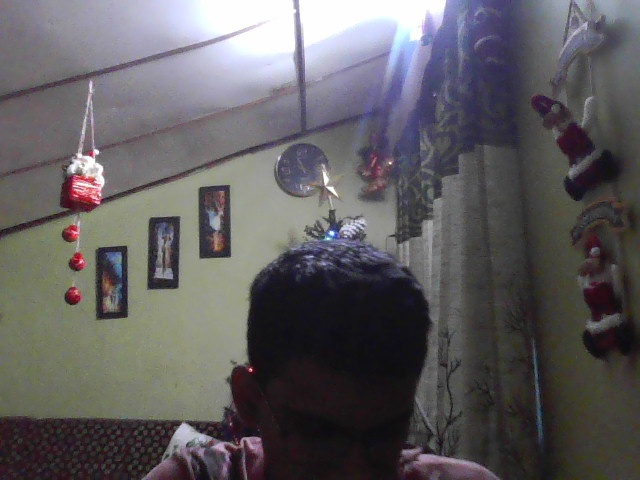
#> input picture images/captured_image.jpg, 640 x 480 px, given in place of the camera
$ python motiondetector.py
#> lines starting #> are read from the running program, lines starting #| are printed output that depends on the picture
# import the necessary packages
from imutils.video import VideoStream
import argparse
import datetime
import imutils
import time
import cv2

# construct the argument parser and parse the arguments, for interaction/user interface in the CLI
ap = argparse.ArgumentParser() 															# create an argument parser object from argparse module, provides a way to define what arguments the script expects and how to parse them.
ap.add_argument("-v", "--video", help="path to the video file")							# allows user to specify path to a video file (adds an argument to the parser), the argument is a video file, argument could be either -v or --video, with the help as a description by -h
ap.add_argument("-a", "--min-area", type=int, default=500, help="minimum area size")	# allows user to specify the minimum area size (adds an argument to the parser) otherwise default 500px, the argument is an integer, argument could be either -a or --min-area, with the help as a description by -h
args = vars(ap.parse_args())															# parse the arguments, convert them to a dictionary, and store them in args, allows the script to use the values provided by the user. Converting to a dictionary makes it convenient to access the argument values using keys.

# if the video argument is None, then we are reading from webcam
if args.get("video", None) is None:
	vs = VideoStream(src=0).start()														# start the video stream, src=0 (source = 0) is the webcam av input, start() starts the video stream of webcam
	time.sleep(2.0)																		# pauses the execution for 2 seconds to allow the camera sensor to warm up and stabilize before capturing frames.
# otherwise, we are reading from a video file
else:
	vs = cv2.VideoCapture(args["video"])												# read the video file, args["video"] is the path to the video file, cv2.VideoCapture is a class from the OpenCV library that captures video from a camera

# initialize the first frame in the video stream, to indicate it has not been set yet
firstFrame = None

# loop over the frames of the video
while True:
	# grab the current frame and initialize the ActionOFF/ActionOn text
	frame = vs.read()																	# read the next frame from the video stream, read() returns a tuple, the first element is a boolean indicating if the frame was successfully read, if yes, then the second element will be the frame itself
#> frame is the input picture: shape (480, 640, 3); mean B, G, R 95.6, 93.3, 95.9
	frame = frame if args.get("video", None) is None else frame[1]						# if the video argument is None, then we are reading from webcam, so the frame which was already read is the first element of the tuple, otherwise it could be a video source, so then it will the second element, returned by vs.read()
	text = "ActionOn"

	# if the frame could not be grabbed, then we have reached the end of the video
	if frame is None:
		break

	# resize the frame, convert it to grayscale, and blur it
	frame = imutils.resize(frame, width=500)											# resize the frame to have a width of 500 pixels, imutils.resize() is a function from the imutils library that resizes the frame while maintaining the aspect ratio, to improve processing speed and reduce the number of pixels to process
#> frame: shape (375, 500, 3)
	gray = cv2.cvtColor(frame, cv2.COLOR_BGR2GRAY)										# convert the frame to grayscale, cv2.cvtColor() is a function from the OpenCV library that converts the frame from one color space to another, in this case from BGR to grayscale, as gray videos are faster to process motion detection
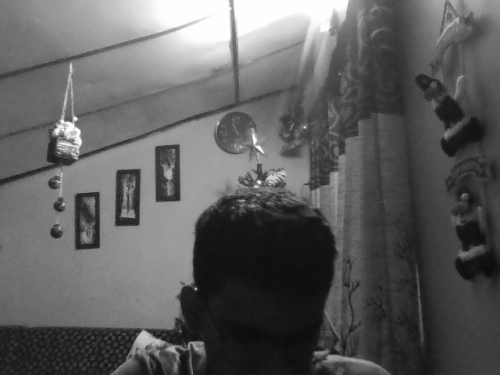
#> gray: shape (375, 500); min 11, max 255, mean 94.3
	gray = cv2.GaussianBlur(gray, (21, 21), 0)											# apply a Gaussian blur to the frame to remove high-frequency denoise and allow us to focus on the structural objects in the frame, cv2.GaussianBlur() is a function from the OpenCV library that applies a Gaussian blur to the frame,
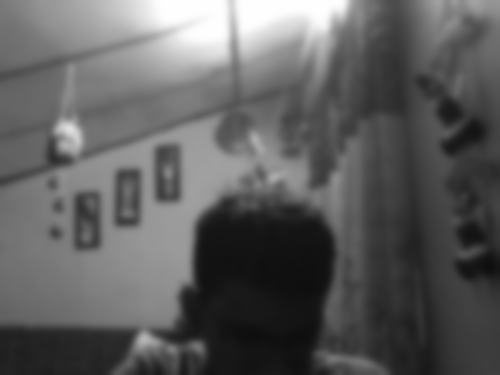
#> gray: shape (375, 500); min 14, max 254, mean 94.3
																						# the second argument is the kernel size, and the third argument is the standard deviation in the X direction, which is set to 0. basically, it aims to eradicate extra details, in order to only focus on larger frame differences

	# if the first frame is None, initialize it
	if firstFrame is None:																# The first frame is used as a reference for background subtraction. The first frame is the frame that will be compared to all other frames to detect motion.
		firstFrame = gray																# The first frame is the first frame of the video stream, which is converted to grayscale and blurred to remove denoise. This frame will be used as a reference to detect motion.
		continue																		# skip to next iteration, to ensure that the first frame is set before any motion detection is performed.

	# compute the absolute difference between the current frame and first frame
	frameDelta = cv2.absdiff(firstFrame, gray)											# compute the absolute difference between the first frame and the current frame, cv2.absdiff() is a function from the OpenCV library that computes the absolute difference between two frames, which will help us detect motion in the video stream
	thresh = cv2.threshold(frameDelta, 25, 255, cv2.THRESH_BINARY)[1]					# apply a threshold to the frame delta, cv2.threshold() is a function from the OpenCV library that applies a threshold to the frame delta, the threshold value is 25, and the maximum value is 255, cv2.THRESH_BINARY is the thresholding method used, which converts the frame delta to a binary image
																						# frameDelta is the ifference between the first frame and the current frame. 25 being The threshold value. Pixels with a value greater than 25 are set to 255 (white), and those with a value less than or equal to 25 are set to 0 (black).
																						# 255: The maximum value to use with the THRESH_BINARY thresholding type. cv2.THRESH_BINARY converts the image to a binary image
																						#basically aims to creating a binary image where white pixels represent areas of significant change (motion), making it easier to identify and process these areas.

	# dilate the thresholded image to fill in holes, then find contours on thresholded image
	thresh = cv2.dilate(thresh, None, iterations=2)										# thresh is the input image to be dilated, None is the 3x3 rect kernel used for dilation as default, and iterations=2 is the number of times the dilation is applied, which helps fill in the gaps in the detected motion
																						# Dilation helps fill in small holes and gaps in the thresholded image, making the contours more solid and easier to detect.
	cnts = cv2.findContours(thresh.copy(), cv2.RETR_EXTERNAL, cv2.CHAIN_APPROX_SIMPLE)	# first copies the thresh image in order to compare with original. cv2.RETR_EXTERNAL is the contour retrieval mode, which retrieves only the external contours,
																						# cv2.CHAIN_APPROX_SIMPLE is the contour approximation method, which compresses horizontal, vertical, and diagonal segments and leaves only their end points.
																						# Finding contours helps identify the boundaries of objects in the image, which is essential for detecting motion.
	cnts = imutils.grab_contours(cnts)													# grab_contours is a function from the imutils library that extracts the contours from the tuple returned by cv2.findContours(), which is necessary for compatibility with different OpenCV versions.
																						# A utility function from the imutils library that simplifies the process of grabbing contours. cnts: The result of cv2.findContours, which may vary depending on the OpenCV version.

	# loop over the contours
	for c in cnts:
		# if the contour is too small (than the specified area), ignore it
		if cv2.contourArea(c) < args["min_area"]:										# cv2.contourArea() is a function from the OpenCV library that computes the area of the contour
			continue

		# computes the bounding box for the contour 'c', draw it on the frame, and update the text
		(x, y, w, h) = cv2.boundingRect(c)												# cv2.boundingRect() is a function from the OpenCV library that computes & returns 4 params, the bounding box vertices for the contour, which is a rectangle that encloses the contour, provides a simple way to represent the area of the contour, which can be used to draw a rectangle around the detected motion.
		cv2.rectangle(frame, (x, y), (x + w, y + h), (0, 255, 0), 2)					# cv2.rectangle() is a function from the OpenCV library that draws a rectangle on the frame, the first argument is the frame, the second argument is the top-left vertex of the rectangle, the third argument is the bottom-right vertex of the rectangle, the fourth argument is the color of the rectangle, and the fifth argument is the thickness of the rectangle
		text = "ActionON"

        # draw the text and timestamp on the frame
		cv2.putText(frame, "Action: {}".format(text), (10, 20),							# cv2.putText() is a function from the OpenCV library that draws text on the frame, the first argument is the frame, the second argument is the text to be displayed, the third argument is the position of the text,
		cv2.FONT_HERSHEY_SIMPLEX, 0.5, (0, 0, 255), 2)									# the fourth argument is the font face, the fifth argument is the font size, the sixth argument is the color of the text, and the seventh argument is the thickness of the text
		cv2.putText(frame, datetime.datetime.now().strftime("%A %d %B %Y %I:%M:%S%p"),	# the first argument is the frame, the second argument is the he current date and time formatted as a string. The format includes the full weekday name, day of the month, full month name, year, hour, minute, second, and AM/PM.,
		(10, frame.shape[0] - 10), cv2.FONT_HERSHEY_SIMPLEX, 0.35, (0, 0, 255), 1)		# the third argument is the position of the text (means 10 pixels from the left and 10 pixels from the bottom.), the fourth argument is the font face, the fifth argument is the font size, the sixth argument is the color of the text, and the seventh argument is the thickness of the text

		# if the user presses a key, display the process frames in seperate windows, cv2.imshow is a function that displays the image/video feed in a new window
		cv2.imshow("Security Feed", frame)												# the real security/ original video feed
		cv2.imshow("Thresh", thresh)													# the thresholded image, which is a binary image that highlights areas of significant change (motion)
		cv2.imshow("Frame Delta", frameDelta)											# the difference between the first frame and the current frame, which helps detect motion
		key = cv2.waitKey(1) & 0xFF														# This line waits for a key press for a short period (1 millisecond). cv2.waitKey(1): A function from the OpenCV library that waits for a key event for a specified amount of time (1 millisecond in this case).
																						# This bitwise operation ensures compatibility across different platforms by masking the higher bits of the key code.

		# if the `q` key is pressed, break from the loop
		if key == ord("q"):																# exit the process
			break

# cleanup the camera and close any open windows
vs.stop() if args.get("video", None) is None else vs.release()							# vs.stop() stops video stream if its from a webcam, otherwise vs.release() releases the video file if its from a video file (release the camera sources),
cv2.destroyAllWindows()																	# cv2.destroyAllWindows() closes all the windows that were opened by OpenCV
